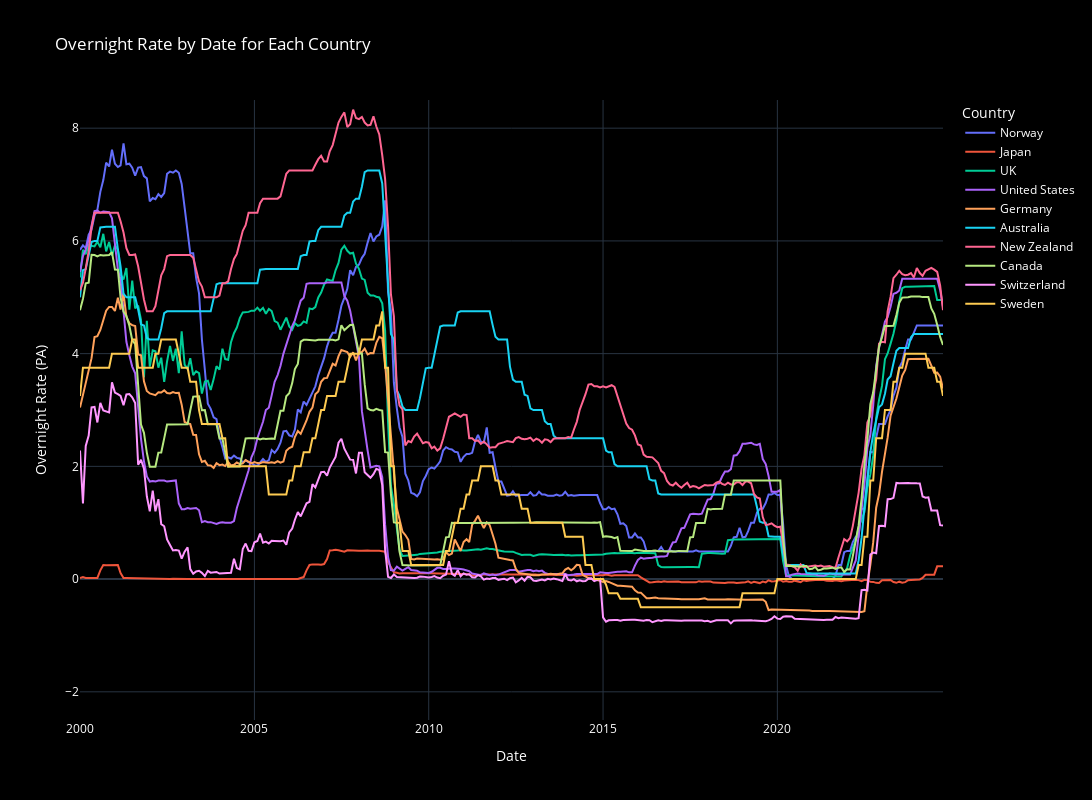

The code cell stored with this chart in its notebook:
### Code cell
fig = go.Figure()

# Add traces for each country
for country in interest_rates['country'].unique():
    country_data = interest_rates[interest_rates['country'] == country]
    fig.add_trace(go.Scatter(
        x=country_data['date'],
        y=country_data['overnight_rate_pa'],
        mode='lines',
        name=country,
        visible=True  # Set all traces to visible initially
    ))

# Update layout to include a range slider on the x-axis
fig.update_layout(
    title="Overnight Rate by Date for Each Country",
    xaxis=dict(
        title="Date",
        type="date"  # Ensure the x-axis is interpreted as dates
    ),
    yaxis=dict(
        title="Overnight Rate (PA)",
        range=[-2.5, 8.5]  # Set y-axis range between -1 and 10
    ),
    legend_title="Country",
    template="plotly_dark",  # Use the dark template for black background
    plot_bgcolor="black",  # Set plot area background
    paper_bgcolor="black",  # Set outside background
    font=dict(color="white"),  # Ensure text is visible on a black background
    width=1400,  # Example width in pixels
    height=800   # Example height in pixels
)

fig.show()

### Figure 1 — Plotly figure (JSON) as saved in the notebook; plotly's stock layout.template omitted (floating-point values rounded to 4 significant figures; data arrays with more than 128 entries replaced by an {"elided": "..."} marker saying what was removed)
{"data": [{"mode": "lines", "name": "Norway", "type": "scatter", "visible": true, "x": {"elided": "298 str values"}, "y": {"elided": "298 float values"}}, {"mode": "lines", "name": "Japan", "type": "scatter", "visible": true, "x": {"elided": "298 str values"}, "y": {"elided": "298 float values"}}, {"mode": "lines", "name": "UK", "type": "scatter", "visible": true, "x": {"elided": "298 str values"}, "y": {"elided": "298 float values"}}, {"mode": "lines", "name": "United States", "type": "scatter", "visible": true, "x": {"elided": "298 str values"}, "y": {"elided": "298 float values"}}, {"mode": "lines", "name": "Germany", "type": "scatter", "visible": true, "x": {"elided": "298 str values"}, "y": {"elided": "298 float values"}}, {"mode": "lines", "name": "Australia", "type": "scatter", "visible": true, "x": {"elided": "298 str values"}, "y": {"elided": "298 float values"}}, {"mode": "lines", "name": "New Zealand", "type": "scatter", "visible": true, "x": {"elided": "298 str values"}, "y": {"elided": "298 float values"}}, {"mode": "lines", "name": "Canada", "type": "scatter", "visible": true, "x": {"elided": "298 str values"}, "y": {"elided": "298 float values"}}, {"mode": "lines", "name": "Switzerland", "type": "scatter", "visible": true, "x": {"elided": "298 str values"}, "y": {"elided": "298 float values"}}, {"mode": "lines", "name": "Sweden", "type": "scatter", "visible": true, "x": {"elided": "298 str values"}, "y": {"elided": "298 float values"}}], "layout": {"font": {"color": "white"}, "height": 800, "legend": {"title": {"text": "Country"}}, "paper_bgcolor": "black", "plot_bgcolor": "black", "title": {"text": "Overnight Rate by Date for Each Country"}, "width": 1400, "xaxis": {"title": {"text": "Date"}, "type": "date"}, "yaxis": {"range": [-2.5, 8.5], "title": {"text": "Overnight Rate (PA)"}}}}
